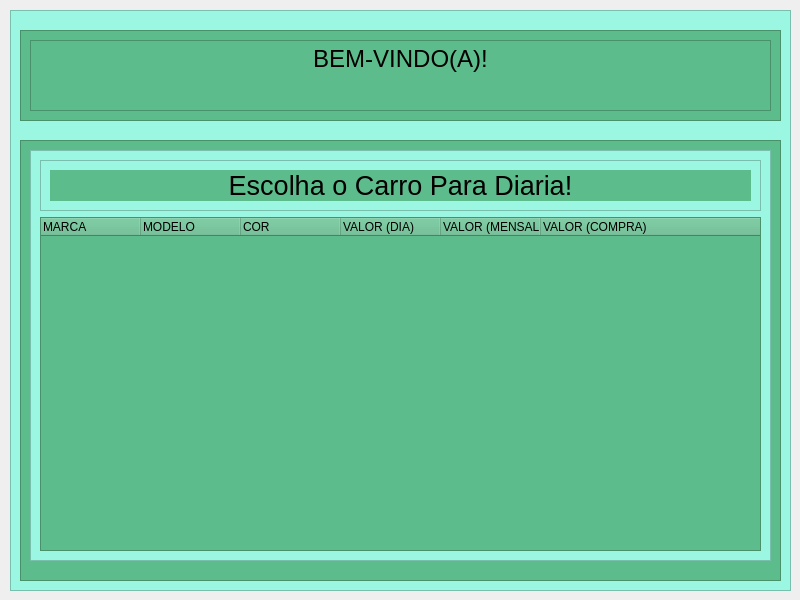
<?xml version="1.0" encoding="UTF-8"?>
<ui version="4.0">
 <class>MainWindow</class>
 <widget class="QMainWindow" name="MainWindow">
  <property name="geometry">
   <rect>
    <x>0</x>
    <y>0</y>
    <width>800</width>
    <height>600</height>
   </rect>
  </property>
  <property name="windowTitle">
   <string>MainWindow</string>
  </property>
  <widget class="QWidget" name="centralwidget">
   <widget class="QFrame" name="frame">
    <property name="geometry">
     <rect>
      <x>10</x>
      <y>10</y>
      <width>781</width>
      <height>581</height>
     </rect>
    </property>
    <property name="styleSheet">
     <string notr="true">background-color: rgb(155,247,225);</string>
    </property>
    <property name="frameShape">
     <enum>QFrame::StyledPanel</enum>
    </property>
    <property name="frameShadow">
     <enum>QFrame::Raised</enum>
    </property>
    <widget class="QFrame" name="frame_2">
     <property name="geometry">
      <rect>
       <x>10</x>
       <y>20</y>
       <width>761</width>
       <height>91</height>
      </rect>
     </property>
     <property name="styleSheet">
      <string notr="true">background-color:rgb(93,188,139);</string>
     </property>
     <property name="frameShape">
      <enum>QFrame::StyledPanel</enum>
     </property>
     <property name="frameShadow">
      <enum>QFrame::Raised</enum>
     </property>
     <layout class="QHBoxLayout" name="horizontalLayout">
      <item>
       <widget class="QTextEdit" name="textEdit">
        <property name="html">
         <string>&lt;!DOCTYPE HTML PUBLIC &quot;-//W3C//DTD HTML 4.0//EN&quot; &quot;http://www.w3.org/TR/REC-html40/strict.dtd&quot;&gt;
&lt;html&gt;&lt;head&gt;&lt;meta name=&quot;qrichtext&quot; content=&quot;1&quot; /&gt;&lt;style type=&quot;text/css&quot;&gt;
p, li { white-space: pre-wrap; }
&lt;/style&gt;&lt;/head&gt;&lt;body style=&quot; font-family:'MS Shell Dlg 2'; font-size:8.25pt; font-weight:400; font-style:normal;&quot;&gt;
&lt;p align=&quot;center&quot; style=&quot; margin-top:0px; margin-bottom:0px; margin-left:0px; margin-right:0px; -qt-block-indent:0; text-indent:0px;&quot;&gt;&lt;span style=&quot; font-size:18pt;&quot;&gt;BEM-VINDO(A)!&lt;/span&gt;&lt;/p&gt;&lt;/body&gt;&lt;/html&gt;</string>
        </property>
       </widget>
      </item>
     </layout>
    </widget>
    <widget class="QFrame" name="frame_3">
     <property name="geometry">
      <rect>
       <x>10</x>
       <y>130</y>
       <width>761</width>
       <height>441</height>
      </rect>
     </property>
     <property name="styleSheet">
      <string notr="true">background-color:rgb(93,188,139);</string>
     </property>
     <property name="frameShape">
      <enum>QFrame::StyledPanel</enum>
     </property>
     <property name="frameShadow">
      <enum>QFrame::Raised</enum>
     </property>
     <layout class="QGridLayout" name="gridLayout">
      <item row="0" column="0">
       <widget class="QStackedWidget" name="Pages">
        <property name="currentIndex">
         <number>0</number>
        </property>
        <widget class="QWidget" name="Alugar_Diaria">
         <widget class="QFrame" name="frame_5">
          <property name="geometry">
           <rect>
            <x>0</x>
            <y>0</y>
            <width>741</width>
            <height>411</height>
           </rect>
          </property>
          <property name="styleSheet">
           <string notr="true">background-color: rgb(155,247,225);</string>
          </property>
          <property name="frameShape">
           <enum>QFrame::StyledPanel</enum>
          </property>
          <property name="frameShadow">
           <enum>QFrame::Raised</enum>
          </property>
          <layout class="QVBoxLayout" name="verticalLayout_14">
           <item>
            <widget class="QFrame" name="frame_16">
             <property name="frameShape">
              <enum>QFrame::StyledPanel</enum>
             </property>
             <property name="frameShadow">
              <enum>QFrame::Raised</enum>
             </property>
             <layout class="QVBoxLayout" name="verticalLayout_15">
              <item>
               <widget class="QLabel" name="label">
                <property name="styleSheet">
                 <string notr="true">background-color:rgb(93,188,139);
</string>
                </property>
                <property name="text">
                 <string>&lt;html&gt;&lt;head/&gt;&lt;body&gt;&lt;p align=&quot;center&quot;&gt;&lt;span style=&quot; font-size:20pt;&quot;&gt;Escolha o Carro Para Diaria!&lt;/span&gt;&lt;/p&gt;&lt;/body&gt;&lt;/html&gt;</string>
                </property>
               </widget>
              </item>
             </layout>
            </widget>
           </item>
           <item>
            <widget class="QTreeWidget" name="treeWidget">
             <property name="styleSheet">
              <string notr="true">background-color:rgb(93,188,139);
</string>
             </property>
             <column>
              <property name="text">
               <string>MARCA</string>
              </property>
             </column>
             <column>
              <property name="text">
               <string>MODELO</string>
              </property>
             </column>
             <column>
              <property name="text">
               <string>COR</string>
              </property>
             </column>
             <column>
              <property name="text">
               <string>VALOR (DIA)</string>
              </property>
             </column>
             <column>
              <property name="text">
               <string>VALOR (MENSAL)</string>
              </property>
             </column>
             <column>
              <property name="text">
               <string>VALOR (COMPRA)</string>
              </property>
             </column>
            </widget>
           </item>
          </layout>
         </widget>
        </widget>
        <widget class="QWidget" name="Cadastrar_Veiculo">
         <widget class="QFrame" name="frame_78">
          <property name="geometry">
           <rect>
            <x>10</x>
            <y>10</y>
            <width>723</width>
            <height>119</height>
           </rect>
          </property>
          <property name="frameShape">
           <enum>QFrame::StyledPanel</enum>
          </property>
          <property name="frameShadow">
           <enum>QFrame::Raised</enum>
          </property>
          <layout class="QVBoxLayout" name="verticalLayout_69">
           <item>
            <widget class="QLabel" name="label_39">
             <property name="text">
              <string>                                                                                                       Cadastrar Veiculo</string>
             </property>
            </widget>
           </item>
          </layout>
         </widget>
         <widget class="QFrame" name="frame_79">
          <property name="geometry">
           <rect>
            <x>10</x>
            <y>140</y>
            <width>721</width>
            <height>191</height>
           </rect>
          </property>
          <property name="frameShape">
           <enum>QFrame::StyledPanel</enum>
          </property>
          <property name="frameShadow">
           <enum>QFrame::Raised</enum>
          </property>
          <layout class="QGridLayout" name="gridLayout_11">
           <item row="5" column="0">
            <layout class="QHBoxLayout" name="horizontalLayout_30">
             <item>
              <widget class="QLabel" name="label_45">
               <property name="text">
                <string>Valor Da Compra</string>
               </property>
              </widget>
             </item>
             <item>
              <widget class="QLineEdit" name="txt_valorCompra"/>
             </item>
            </layout>
           </item>
           <item row="3" column="0">
            <layout class="QHBoxLayout" name="horizontalLayout_28">
             <item>
              <widget class="QLabel" name="label_43">
               <property name="text">
                <string>Valor Do Dia</string>
               </property>
              </widget>
             </item>
             <item>
              <widget class="QLineEdit" name="txt_valorDia"/>
             </item>
            </layout>
           </item>
           <item row="1" column="0">
            <layout class="QHBoxLayout" name="horizontalLayout_26">
             <item>
              <widget class="QLabel" name="label_41">
               <property name="text">
                <string>Modelo</string>
               </property>
              </widget>
             </item>
             <item>
              <widget class="QLineEdit" name="txt_modelo"/>
             </item>
            </layout>
           </item>
           <item row="4" column="0">
            <layout class="QHBoxLayout" name="horizontalLayout_29">
             <item>
              <widget class="QLabel" name="label_44">
               <property name="text">
                <string>Valor Do Mes</string>
               </property>
              </widget>
             </item>
             <item>
              <widget class="QLineEdit" name="txt_valorMensal"/>
             </item>
            </layout>
           </item>
           <item row="2" column="0">
            <layout class="QHBoxLayout" name="horizontalLayout_27">
             <item>
              <widget class="QLabel" name="label_42">
               <property name="text">
                <string>Cor</string>
               </property>
              </widget>
             </item>
             <item>
              <widget class="QLineEdit" name="txt_cor"/>
             </item>
            </layout>
           </item>
           <item row="0" column="0">
            <layout class="QHBoxLayout" name="horizontalLayout_25">
             <item>
              <widget class="QLabel" name="label_40">
               <property name="text">
                <string>Marca</string>
               </property>
              </widget>
             </item>
             <item>
              <widget class="QLineEdit" name="txt_marca"/>
             </item>
            </layout>
           </item>
          </layout>
         </widget>
         <widget class="QFrame" name="frame_80">
          <property name="geometry">
           <rect>
            <x>190</x>
            <y>340</y>
            <width>341</width>
            <height>71</height>
           </rect>
          </property>
          <property name="frameShape">
           <enum>QFrame::StyledPanel</enum>
          </property>
          <property name="frameShadow">
           <enum>QFrame::Raised</enum>
          </property>
          <layout class="QVBoxLayout" name="verticalLayout_70">
           <item>
            <widget class="QPushButton" name="bnt_Cadastrar">
             <property name="text">
              <string>Cadastrar</string>
             </property>
            </widget>
           </item>
          </layout>
         </widget>
        </widget>
        <widget class="QWidget" name="Alugar_Mensal">
         <layout class="QGridLayout" name="gridLayout_2">
          <item row="0" column="0">
           <widget class="QFrame" name="frame_17">
            <property name="styleSheet">
             <string notr="true">background-color: rgb(155,247,225);</string>
            </property>
            <property name="frameShape">
             <enum>QFrame::StyledPanel</enum>
            </property>
            <property name="frameShadow">
             <enum>QFrame::Raised</enum>
            </property>
            <layout class="QVBoxLayout" name="verticalLayout_2">
             <item>
              <widget class="QFrame" name="frame_18">
               <property name="frameShape">
                <enum>QFrame::StyledPanel</enum>
               </property>
               <property name="frameShadow">
                <enum>QFrame::Raised</enum>
               </property>
               <layout class="QVBoxLayout" name="verticalLayout_16">
                <item>
                 <widget class="QLabel" name="label_2">
                  <property name="styleSheet">
                   <string notr="true">background-color:rgb(93,188,139);
</string>
                  </property>
                  <property name="text">
                   <string>&lt;html&gt;&lt;head/&gt;&lt;body&gt;&lt;p align=&quot;center&quot;&gt;&lt;span style=&quot; font-size:20pt;&quot;&gt;Escolha o Carro Para Mensal!&lt;/span&gt;&lt;/p&gt;&lt;/body&gt;&lt;/html&gt;</string>
                  </property>
                 </widget>
                </item>
               </layout>
              </widget>
             </item>
             <item>
              <widget class="QTreeWidget" name="treeWidget_2">
               <property name="styleSheet">
                <string notr="true">background-color:rgb(93,188,139);
</string>
               </property>
               <column>
                <property name="text">
                 <string>MARCA</string>
                </property>
               </column>
               <column>
                <property name="text">
                 <string>MODELO</string>
                </property>
               </column>
               <column>
                <property name="text">
                 <string>COR</string>
                </property>
               </column>
               <column>
                <property name="text">
                 <string>VALOR (DIA)</string>
                </property>
               </column>
               <column>
                <property name="text">
                 <string>VALOR (MENSAL)</string>
                </property>
               </column>
               <column>
                <property name="text">
                 <string>VALOR (COMPRA)</string>
                </property>
               </column>
              </widget>
             </item>
            </layout>
           </widget>
          </item>
         </layout>
        </widget>
        <widget class="QWidget" name="Comprar">
         <widget class="QFrame" name="frame_19">
          <property name="geometry">
           <rect>
            <x>0</x>
            <y>0</y>
            <width>741</width>
            <height>421</height>
           </rect>
          </property>
          <property name="styleSheet">
           <string notr="true">background-color: rgb(155,247,225);</string>
          </property>
          <property name="frameShape">
           <enum>QFrame::StyledPanel</enum>
          </property>
          <property name="frameShadow">
           <enum>QFrame::Raised</enum>
          </property>
          <layout class="QVBoxLayout" name="verticalLayout_17">
           <item>
            <widget class="QFrame" name="frame_20">
             <property name="frameShape">
              <enum>QFrame::StyledPanel</enum>
             </property>
             <property name="frameShadow">
              <enum>QFrame::Raised</enum>
             </property>
             <layout class="QVBoxLayout" name="verticalLayout_18">
              <item>
               <widget class="QLabel" name="label_3">
                <property name="styleSheet">
                 <string notr="true">background-color:rgb(93,188,139);
</string>
                </property>
                <property name="text">
                 <string>&lt;html&gt;&lt;head/&gt;&lt;body&gt;&lt;p align=&quot;center&quot;&gt;&lt;span style=&quot; font-size:20pt;&quot;&gt;Escolha o Carro Para Comprar!&lt;/span&gt;&lt;/p&gt;&lt;/body&gt;&lt;/html&gt;</string>
                </property>
               </widget>
              </item>
             </layout>
            </widget>
           </item>
           <item>
            <widget class="QTreeWidget" name="treeWidget_3">
             <property name="styleSheet">
              <string notr="true">background-color:rgb(93,188,139);
</string>
             </property>
             <column>
              <property name="text">
               <string>MARCA</string>
              </property>
             </column>
             <column>
              <property name="text">
               <string>MODELO</string>
              </property>
             </column>
             <column>
              <property name="text">
               <string>COR</string>
              </property>
             </column>
             <column>
              <property name="text">
               <string>VALOR (DIA)</string>
              </property>
             </column>
             <column>
              <property name="text">
               <string>VALOR (MENSAL)</string>
              </property>
             </column>
             <column>
              <property name="text">
               <string>VALOR (COMPRA)</string>
              </property>
             </column>
            </widget>
           </item>
          </layout>
         </widget>
        </widget>
        <widget class="QWidget" name="Login_Cadastrar">
         <layout class="QGridLayout" name="gridLayout_3">
          <item row="0" column="0">
           <widget class="QFrame" name="frame_21">
            <property name="styleSheet">
             <string notr="true">background-color: rgb(155,247,225);</string>
            </property>
            <property name="frameShape">
             <enum>QFrame::StyledPanel</enum>
            </property>
            <property name="frameShadow">
             <enum>QFrame::Raised</enum>
            </property>
            <layout class="QVBoxLayout" name="verticalLayout_19">
             <item>
              <widget class="QPushButton" name="bnt_escolhaLogar">
               <property name="text">
                <string>Login</string>
               </property>
              </widget>
             </item>
             <item>
              <widget class="QPushButton" name="bnt_escolhaCadastrar">
               <property name="text">
                <string>Cadastrar</string>
               </property>
              </widget>
             </item>
            </layout>
           </widget>
          </item>
         </layout>
        </widget>
        <widget class="QWidget" name="Cadastrar_Usuario">
         <layout class="QVBoxLayout" name="verticalLayout_22">
          <item>
           <widget class="QFrame" name="frame_22">
            <property name="frameShape">
             <enum>QFrame::StyledPanel</enum>
            </property>
            <property name="frameShadow">
             <enum>QFrame::Raised</enum>
            </property>
            <layout class="QVBoxLayout" name="verticalLayout_20">
             <item>
              <widget class="QLabel" name="label_6">
               <property name="text">
                <string>                                                                                                       Cadastrar Usuario</string>
               </property>
              </widget>
             </item>
            </layout>
           </widget>
          </item>
          <item>
           <widget class="QFrame" name="frame_23">
            <property name="frameShape">
             <enum>QFrame::StyledPanel</enum>
            </property>
            <property name="frameShadow">
             <enum>QFrame::Raised</enum>
            </property>
            <layout class="QGridLayout" name="gridLayout_4">
             <item row="0" column="0">
              <layout class="QHBoxLayout" name="horizontalLayout_2">
               <item>
                <widget class="QLabel" name="label_7">
                 <property name="text">
                  <string>Nome</string>
                 </property>
                </widget>
               </item>
               <item>
                <widget class="QLineEdit" name="txt_nome"/>
               </item>
              </layout>
             </item>
             <item row="1" column="0">
              <layout class="QHBoxLayout" name="horizontalLayout_3">
               <item>
                <widget class="QLabel" name="label_8">
                 <property name="text">
                  <string>CPF</string>
                 </property>
                </widget>
               </item>
               <item>
                <widget class="QLineEdit" name="txt_cpf"/>
               </item>
              </layout>
             </item>
             <item row="2" column="0">
              <layout class="QHBoxLayout" name="horizontalLayout_4">
               <item>
                <widget class="QLabel" name="label_9">
                 <property name="text">
                  <string>Telefone</string>
                 </property>
                </widget>
               </item>
               <item>
                <widget class="QLineEdit" name="txt_telefone"/>
               </item>
              </layout>
             </item>
             <item row="3" column="0">
              <layout class="QHBoxLayout" name="horizontalLayout_5">
               <item>
                <widget class="QLabel" name="label_10">
                 <property name="text">
                  <string>Data Nascimento</string>
                 </property>
                </widget>
               </item>
               <item>
                <widget class="QLineEdit" name="txt_datanascimento"/>
               </item>
              </layout>
             </item>
             <item row="4" column="0">
              <layout class="QHBoxLayout" name="horizontalLayout_6">
               <item>
                <widget class="QLabel" name="label_11">
                 <property name="text">
                  <string>Senha De Acesso</string>
                 </property>
                </widget>
               </item>
               <item>
                <widget class="QLineEdit" name="txt_senha"/>
               </item>
              </layout>
             </item>
            </layout>
           </widget>
          </item>
          <item>
           <widget class="QFrame" name="frame_24">
            <property name="frameShape">
             <enum>QFrame::StyledPanel</enum>
            </property>
            <property name="frameShadow">
             <enum>QFrame::Raised</enum>
            </property>
            <layout class="QVBoxLayout" name="verticalLayout_21">
             <item>
              <widget class="QPushButton" name="bnt_cadastrarUser">
               <property name="text">
                <string>Cadastrar</string>
               </property>
              </widget>
             </item>
            </layout>
           </widget>
          </item>
         </layout>
        </widget>
        <widget class="QWidget" name="Logar">
         <widget class="QFrame" name="frame_25">
          <property name="geometry">
           <rect>
            <x>50</x>
            <y>40</y>
            <width>661</width>
            <height>351</height>
           </rect>
          </property>
          <property name="styleSheet">
           <string notr="true">background-color: rgb(60, 187, 255);</string>
          </property>
          <property name="frameShape">
           <enum>QFrame::StyledPanel</enum>
          </property>
          <property name="frameShadow">
           <enum>QFrame::Raised</enum>
          </property>
          <layout class="QVBoxLayout" name="verticalLayout_25">
           <item>
            <widget class="QFrame" name="frame_29">
             <property name="styleSheet">
              <string notr="true">background-color: rgb(105, 170, 140);</string>
             </property>
             <property name="frameShape">
              <enum>QFrame::StyledPanel</enum>
             </property>
             <property name="frameShadow">
              <enum>QFrame::Raised</enum>
             </property>
             <layout class="QHBoxLayout" name="horizontalLayout_9">
              <item>
               <widget class="QLabel" name="label_12">
                <property name="text">
                 <string>Login</string>
                </property>
               </widget>
              </item>
              <item>
               <widget class="QLineEdit" name="txt_login">
                <property name="styleSheet">
                 <string notr="true">background-color: rgb(139, 255, 252);</string>
                </property>
               </widget>
              </item>
             </layout>
            </widget>
           </item>
           <item>
            <widget class="QFrame" name="frame_30">
             <property name="styleSheet">
              <string notr="true">background-color: rgb(105, 170, 140);</string>
             </property>
             <property name="frameShape">
              <enum>QFrame::StyledPanel</enum>
             </property>
             <property name="frameShadow">
              <enum>QFrame::Raised</enum>
             </property>
             <layout class="QHBoxLayout" name="horizontalLayout_10">
              <item>
               <widget class="QLabel" name="label_13">
                <property name="text">
                 <string>Senha</string>
                </property>
               </widget>
              </item>
              <item>
               <widget class="QLineEdit" name="txt_senhaLogin">
                <property name="styleSheet">
                 <string notr="true">background-color: rgb(139, 255, 252);</string>
                </property>
               </widget>
              </item>
             </layout>
            </widget>
           </item>
           <item>
            <widget class="QFrame" name="frame_31">
             <property name="styleSheet">
              <string notr="true">background-color: rgb(105, 170, 140);</string>
             </property>
             <property name="frameShape">
              <enum>QFrame::StyledPanel</enum>
             </property>
             <property name="frameShadow">
              <enum>QFrame::Raised</enum>
             </property>
             <layout class="QVBoxLayout" name="verticalLayout_26">
              <item>
               <widget class="QPushButton" name="bnt_logarUsuario">
                <property name="text">
                 <string>LOGAR</string>
                </property>
               </widget>
              </item>
             </layout>
            </widget>
           </item>
          </layout>
         </widget>
        </widget>
        <widget class="QWidget" name="Home">
         <widget class="QFrame" name="frame_4">
          <property name="geometry">
           <rect>
            <x>0</x>
            <y>0</y>
            <width>741</width>
            <height>421</height>
           </rect>
          </property>
          <property name="styleSheet">
           <string notr="true">background-color:rgb(105,170,140);</string>
          </property>
          <property name="frameShape">
           <enum>QFrame::StyledPanel</enum>
          </property>
          <property name="frameShadow">
           <enum>QFrame::Raised</enum>
          </property>
          <layout class="QVBoxLayout" name="verticalLayout">
           <item>
            <widget class="QFrame" name="frame_6">
             <property name="styleSheet">
              <string notr="true">background-color:rgb(170,170,255);</string>
             </property>
             <property name="frameShape">
              <enum>QFrame::StyledPanel</enum>
             </property>
             <property name="frameShadow">
              <enum>QFrame::Raised</enum>
             </property>
             <layout class="QVBoxLayout" name="verticalLayout_3">
              <item>
               <widget class="QPushButton" name="btn_alugar_diaria">
                <property name="text">
                 <string>ALUGAR DIARIA</string>
                </property>
               </widget>
              </item>
             </layout>
            </widget>
           </item>
           <item>
            <widget class="QFrame" name="frame_7">
             <property name="styleSheet">
              <string notr="true">background-color:rgb(170,170,255);</string>
             </property>
             <property name="frameShape">
              <enum>QFrame::StyledPanel</enum>
             </property>
             <property name="frameShadow">
              <enum>QFrame::Raised</enum>
             </property>
             <layout class="QVBoxLayout" name="verticalLayout_4">
              <item>
               <widget class="QPushButton" name="btn_alugar_mensal">
                <property name="text">
                 <string>ALUGAR MENSAL</string>
                </property>
               </widget>
              </item>
             </layout>
            </widget>
           </item>
           <item>
            <widget class="QFrame" name="frame_10">
             <property name="styleSheet">
              <string notr="true">background-color:rgb(170,170,255);</string>
             </property>
             <property name="frameShape">
              <enum>QFrame::StyledPanel</enum>
             </property>
             <property name="frameShadow">
              <enum>QFrame::Raised</enum>
             </property>
             <layout class="QVBoxLayout" name="verticalLayout_5">
              <item>
               <widget class="QPushButton" name="btn_comprar">
                <property name="text">
                 <string>COMPRAR</string>
                </property>
               </widget>
              </item>
             </layout>
            </widget>
           </item>
           <item>
            <widget class="QFrame" name="frame_8">
             <property name="styleSheet">
              <string notr="true">background-color:rgb(170,170,255);</string>
             </property>
             <property name="frameShape">
              <enum>QFrame::StyledPanel</enum>
             </property>
             <property name="frameShadow">
              <enum>QFrame::Raised</enum>
             </property>
             <layout class="QVBoxLayout" name="verticalLayout_6">
              <item>
               <widget class="QPushButton" name="btn_cadastrar_veiculo">
                <property name="text">
                 <string>CADASTRAR VEICULO</string>
                </property>
               </widget>
              </item>
             </layout>
            </widget>
           </item>
           <item>
            <widget class="QFrame" name="frame_9">
             <property name="styleSheet">
              <string notr="true">background-color:rgb(170,170,255);</string>
             </property>
             <property name="frameShape">
              <enum>QFrame::StyledPanel</enum>
             </property>
             <property name="frameShadow">
              <enum>QFrame::Raised</enum>
             </property>
             <layout class="QVBoxLayout" name="verticalLayout_7">
              <item>
               <widget class="QPushButton" name="btn_deletar_veiculo">
                <property name="text">
                 <string>DELETAR VEICULO</string>
                </property>
               </widget>
              </item>
             </layout>
            </widget>
           </item>
          </layout>
         </widget>
        </widget>
        <widget class="QWidget" name="Deletar_Veiculo">
         <widget class="QFrame" name="frame_32">
          <property name="geometry">
           <rect>
            <x>0</x>
            <y>10</y>
            <width>741</width>
            <height>411</height>
           </rect>
          </property>
          <property name="styleSheet">
           <string notr="true">background-color: rgb(155,247,225);</string>
          </property>
          <property name="frameShape">
           <enum>QFrame::StyledPanel</enum>
          </property>
          <property name="frameShadow">
           <enum>QFrame::Raised</enum>
          </property>
          <layout class="QVBoxLayout" name="verticalLayout_27">
           <item>
            <widget class="QFrame" name="frame_33">
             <property name="frameShape">
              <enum>QFrame::StyledPanel</enum>
             </property>
             <property name="frameShadow">
              <enum>QFrame::Raised</enum>
             </property>
             <layout class="QVBoxLayout" name="verticalLayout_28">
              <item>
               <widget class="QLabel" name="label_5">
                <property name="styleSheet">
                 <string notr="true">background-color:rgb(93,188,139);
</string>
                </property>
                <property name="text">
                 <string>&lt;html&gt;&lt;head/&gt;&lt;body&gt;&lt;p align=&quot;center&quot;&gt;&lt;span style=&quot; font-size:20pt;&quot;&gt;Escolha o Carro Para Deletar!&lt;/span&gt;&lt;/p&gt;&lt;/body&gt;&lt;/html&gt;</string>
                </property>
               </widget>
              </item>
             </layout>
            </widget>
           </item>
           <item>
            <widget class="QTreeWidget" name="treeWidget_4">
             <property name="styleSheet">
              <string notr="true">background-color:rgb(93,188,139);
</string>
             </property>
             <column>
              <property name="text">
               <string>MARCA</string>
              </property>
             </column>
             <column>
              <property name="text">
               <string>MODELO</string>
              </property>
             </column>
             <column>
              <property name="text">
               <string>COR</string>
              </property>
             </column>
             <column>
              <property name="text">
               <string>VALOR (DIA)</string>
              </property>
             </column>
             <column>
              <property name="text">
               <string>VALOR (MENSAL)</string>
              </property>
             </column>
             <column>
              <property name="text">
               <string>VALOR (COMPRA)</string>
              </property>
             </column>
            </widget>
           </item>
          </layout>
         </widget>
        </widget>
       </widget>
      </item>
     </layout>
    </widget>
   </widget>
  </widget>
 </widget>
 <resources/>
 <connections/>
</ui>
